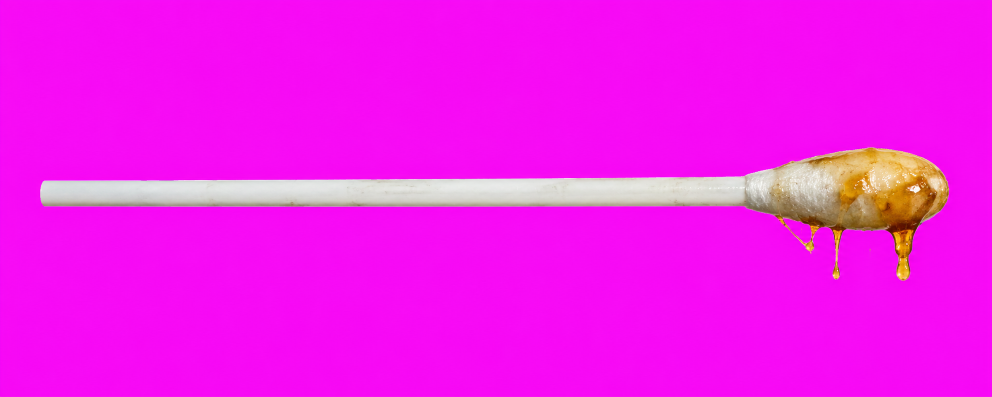
#> input picture art_sources/cottonfioc.png, 1984 x 793 px (shown at 1/2 size)
$ python bake_sheet.py ../art_sources/cottonfioc.png 3 ../art_sources/eardrum.png 5 5
#> lines starting #> are read from the running program, lines starting #| are printed output that depends on the picture
# bake_sheet.py — prepara uno SPRITE SHEET animato (nemici, personaggio, ...) per il gioco.
#
#     python tools\bake_sheet.py <sheet.png> <frame> <uscita.png> [larghezza_cella] [livelli]
#
# Esempio:  python tools\bake_sheet.py "cerumino-crawl-256.png" 12 assets\spritesheets\enemies\cerumino_crawl_px.png 116 20
#
# Cosa fa, e perche':
# 1. RITAGLIO UNICO. Cerca il rettangolo che contiene la creatura in TUTTI i frame (unione dei
#    riquadri) e ritaglia ogni cella con QUELLO. Ritagliare ogni frame per conto suo sembra piu'
#    furbo ma rovina l'animazione: la creatura verrebbe ri-centrata a ogni frame e il movimento
#    (che sta proprio nello scorrimento dentro la cella) sparirebbe, lasciando solo un tremolio.
# 2. RIDIMENSIONA vicino alla dimensione a schermo, cosi' il gioco reingrandisce con NEAREST e
#    nasce la grana "pixel" del resto dell'arte (stessa idea di tools\bake_sprite.ps1).
# 3. POSTERIZZA i colori (opzionale) per appiattirli come gli altri sprite.
#
# NB: qui NON si scontorna il magenta — questi sheet arrivano gia' con la trasparenza. Per un
# singolo sprite AI su fondo magenta si usa tools\bake_sprite.ps1.
import sys
from pathlib import Path

from PIL import Image


def main():
    if len(sys.argv) < 4:
        print(__doc__)
        return 2
    sorgente = Path(sys.argv[1])
    n_frame = int(sys.argv[2])
    uscita = Path(sys.argv[3])
    larghezza = int(sys.argv[4]) if len(sys.argv) > 4 else 116
    livelli = int(sys.argv[5]) if len(sys.argv) > 5 else 0
    # --piedi: allinea tutti i frame sulla stessa linea di terra. Serve alle animazioni dove la
    # creatura si abbassa e si alza (salto, accovacciamento): in quei disegni l'autore sposta
    # tutto il corpo verso il basso, e senza allineamento il gioco — che appoggia lo sprite sul
    # terreno per il bordo INFERIORE della cella — farebbe sprofondare la creatura mentre si
    # accovaccia. Allineando i piedi resta a terra e si vede solo lo schiacciamento, che e'
    # esattamente l'effetto voluto. NON usarlo sulle camminate: li' non serve e toglie il passo.
    piedi = "--piedi" in sys.argv

    sheet = Image.open(sorgente).convert("RGBA")
    cella = sheet.width // n_frame
#> cella = 661
    if sheet.width % n_frame:
        print(f"ATTENZIONE: {sheet.width}px non sono divisibili per {n_frame} frame")
#| ATTENZIONE: 1984px non sono divisibili per 3 frame

    # 1) riquadro UNICO valido per tutti i frame
    mnx, mny, mxx, mxy = cella, sheet.height, 0, 0
#> mnx = 661; mny = 793; mxx = 0; mxy = 0
    for i in range(n_frame):
        f = sheet.crop((i * cella, 0, (i + 1) * cella, sheet.height))
        bb = f.getchannel("A").point(lambda v: 255 if v > 8 else 0).getbbox()
        if bb is None:
            continue
        mnx, mny = min(mnx, bb[0]), min(mny, bb[1])
        mxx, mxy = max(mxx, bb[2]), max(mxy, bb[3])
#> this loop made 3 passes
#> pass 1, in main, `f = sheet.crop((i * cella, 0, (i + 1) * cella, sheet.height))`:
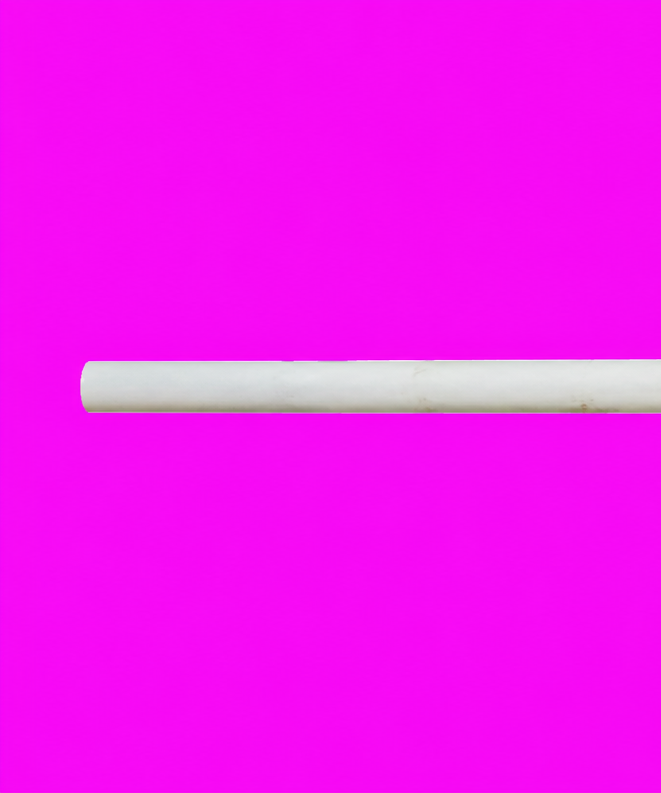
#> f: PIL image 661x793 RGBA; mean R, G, B, A 244.5, 21.4, 242.3, 255
#> pass 3, in main, `f = sheet.crop((i * cella, 0, (i + 1) * cella, sheet.height))`:
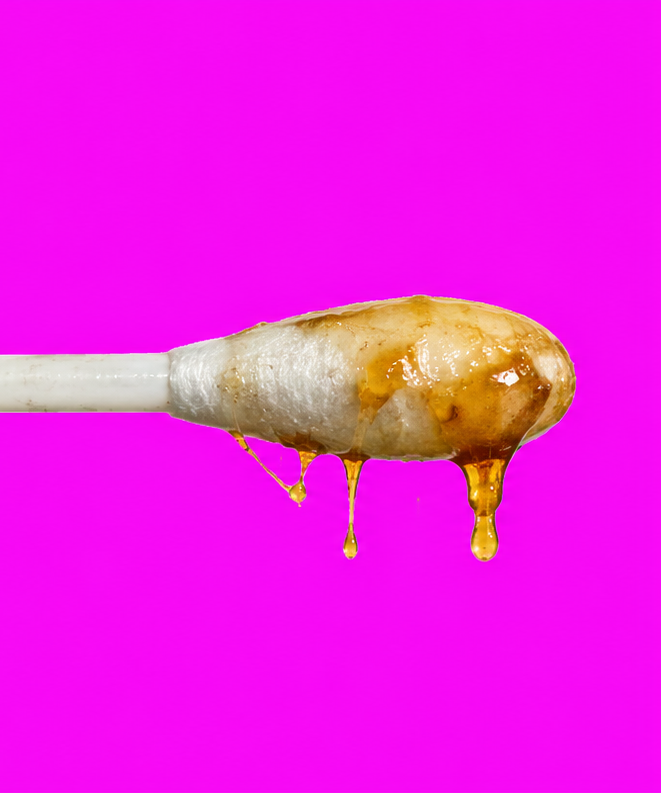
#> f: PIL image 661x793 RGBA; mean R, G, B, A 240.1, 29.3, 226.8, 255
    cw, ch = mxx - mnx, mxy - mny
#> cw = 661; ch = 793
    altezza = max(1, round(ch * (larghezza / cw)))
#> altezza = 6

    # 2) LUT di posterizzazione (stessa formula di bake_sprite.ps1)
    lut = None
    if livelli >= 2:
        lut = [round(round((v / 255) * (livelli - 1)) * (255 / (livelli - 1))) for v in range(256)]

    # Con --piedi ogni frame viene ritagliato con la stessa ALTEZZA ma facendo finire il taglio
    # sui piedi di QUEL frame: le creature restano appoggiate alla stessa linea.
    fondi = []
    if piedi:
        for i in range(n_frame):
            f = sheet.crop((i * cella, 0, (i + 1) * cella, sheet.height))
            bb = f.getchannel("A").point(lambda v: 255 if v > 8 else 0).getbbox()
            fondi.append(bb[3] if bb else mxy)

    fuori = Image.new("RGBA", (larghezza * n_frame, altezza), (0, 0, 0, 0))
    for i in range(n_frame):
        if piedi:
            basso = min(sheet.height, fondi[i] + 2)
            alto = basso - ch
            f = sheet.crop((i * cella + mnx, alto, i * cella + mxx, basso))
        else:
            f = sheet.crop((i * cella + mnx, mny, i * cella + mxx, mxy))
        f = f.resize((larghezza, altezza), Image.LANCZOS)
        if lut:
            r, g, b, a = f.split()
            f = Image.merge("RGBA", (r.point(lut), g.point(lut), b.point(lut), a))
        fuori.paste(f, (i * larghezza, 0))

    uscita.parent.mkdir(parents=True, exist_ok=True)
    fuori.save(uscita)
    kb = uscita.stat().st_size // 1024
    print(f"OK -> {uscita}   {n_frame} frame da {larghezza}x{altezza}   {kb} KB")
#| OK -> ../art_sources/eardrum.png   3 frame da 5x6   2050 KB
    print(f"     (riquadro comune nell'originale: {cw}x{ch} a partire da {mnx},{mny})")
#|      (riquadro comune nell'originale: 661x793 a partire da 0,0)
    return 0


if __name__ == "__main__":
    sys.exit(main())
#> (the program exits here)

$ run again, on art_sources/spruzzino.png
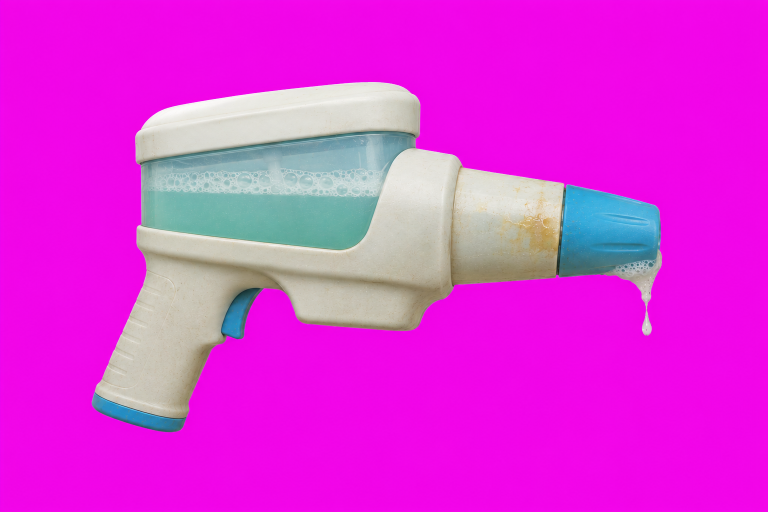
#> input picture art_sources/spruzzino.png, 1536 x 1024 px (shown at 1/2 size)
#> the loop in main, `for i in range(n_frame):` made 3 passes
#> pass 1, in main, `f = sheet.crop((i * cella, 0, (i + 1) * cella, sheet.height))`:
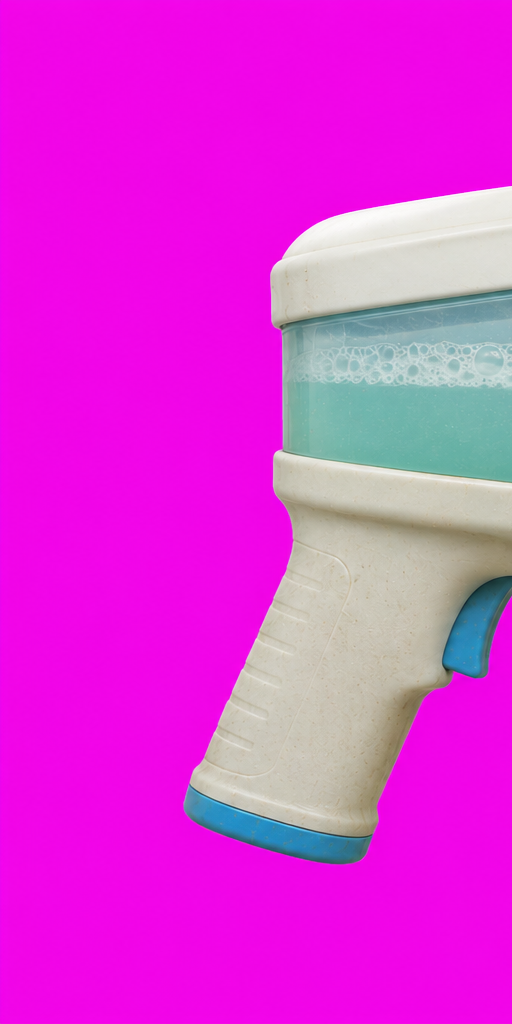
#> f: PIL image 512x1024 RGBA; mean R, G, B, A 222, 53.9, 216.6, 255
#> pass 3, in main, `f = sheet.crop((i * cella, 0, (i + 1) * cella, sheet.height))`:
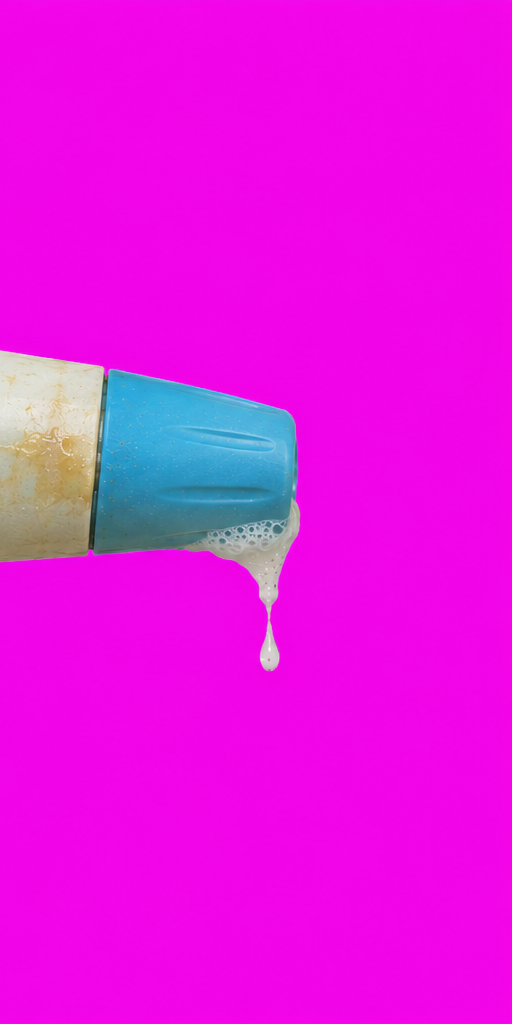
#> f: PIL image 512x1024 RGBA; mean R, G, B, A 228.7, 21.2, 225.6, 255
#> cw = 512; ch = 1024
#> altezza = 10
#| OK -> ../art_sources/spruzzino.png   3 frame da 5x10   1468 KB
#|      (riquadro comune nell'originale: 512x1024 a partire da 0,0)
